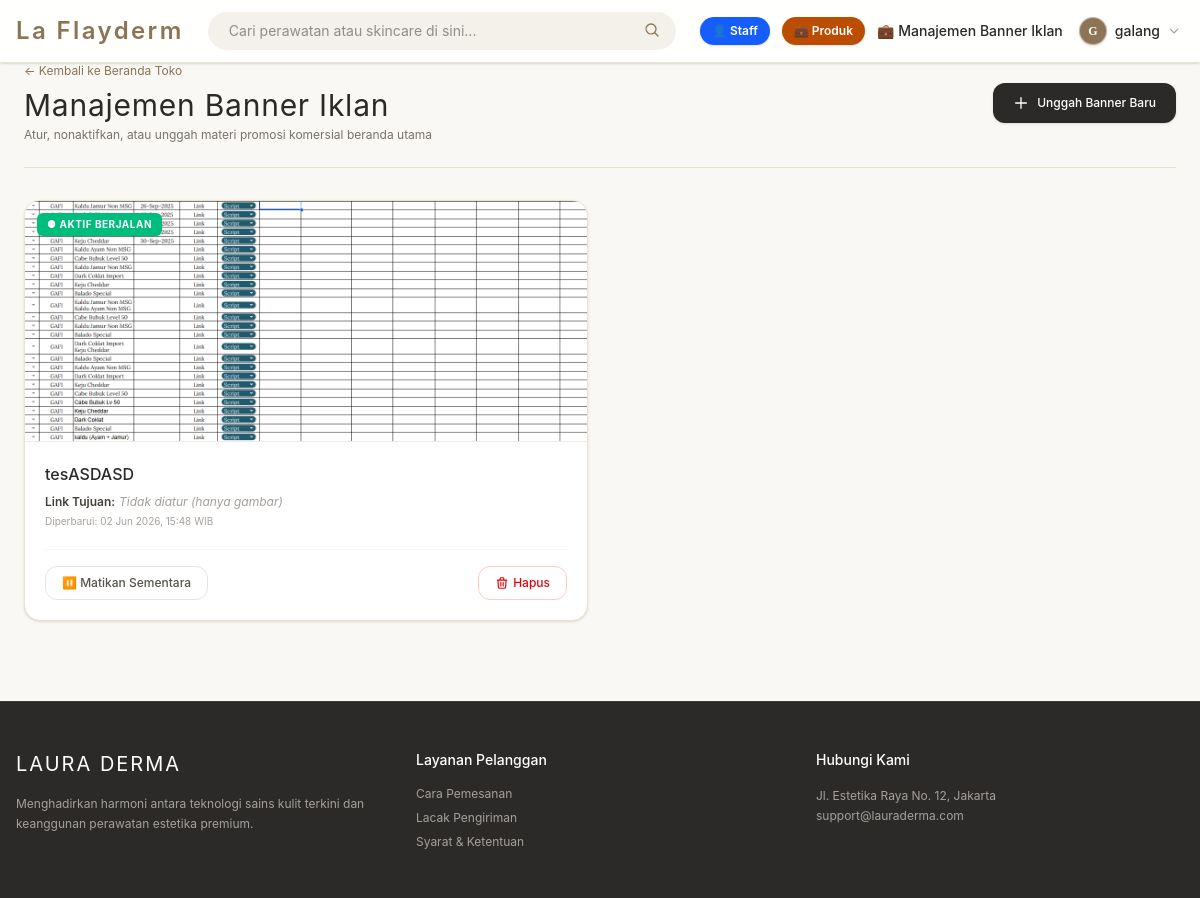
The app's page /dashboard/banner/ (signed in) with its own data.
### toko/models.py (models this page shows, shortened)
class BannerPromo(models.Model):
    judul = models.CharField(max_length=150, help_text="Nama promo (contoh: Concert Season Deal)")
    gambar = models.ImageField(upload_to='banners/', help_text="Rekomendasi ukuran banner e-commerce: 1200x450 piksel")
    url_tujuan = models.CharField(max_length=255, blank=True, null=True, help_text="Link tujuan saat diklik (contoh: /kategori/serum/ atau link eksternal)")
    is_aktif = models.BooleanField(default=True, help_text="Centang untuk menampilkan di halaman utama")
    diperbarui_pada = models.DateTimeField(auto_now=True)
    class Meta:
        verbose_name_plural = "Banner Promo Beranda"

### toko/views.py (the view)
# urls.py: path('dashboard/banner/', kelola_banner, name='kelola_banner'),
@login_required
def kelola_banner(request):
    if not request.user.is_staff:
        raise PermissionDenied
    if request.method == 'POST':
        form = BannerPromoForm(request.POST, request.FILES)
        if form.is_valid():
            form.save()
            return redirect('kelola_banner') # Refresh halaman agar banner baru langsung muncul
    else:
        form = BannerPromoForm()
    semua_banner = BannerPromo.objects.all().order_by('-diperbarui_pada')
    context = {
        'semua_banner': semua_banner,
        'form': form # Form dikirim ke template untuk dirender di dalam modal
    }
    return render(request, 'kelola_banner.html', context)

### toko/forms.py
class BannerPromoForm(forms.ModelForm):
    class Meta:
        model = BannerPromo
        fields = ['judul', 'gambar', 'url_tujuan', 'is_aktif']
        widgets = {
            'judul': forms.TextInput(attrs={
                'class': 'w-full px-4 py-2.5 rounded-xl border border-[#EAE3D2] focus:outline-none focus:border-[#8C7454] text-sm',
                'placeholder': 'Contoh: Concert Season Deal'
            }),
            'gambar': forms.FileInput(attrs={
                'class': 'w-full text-sm text-stone-500 file:mr-4 file:py-2 file:px-4 file:rounded-xl file:border-0 file:text-xs file:font-semibold file:bg-[#F4F1EA] file:text-[#2C2A29] hover:file:bg-[#EAE3D2] file:cursor-pointer'
            }),
            'url_tujuan': forms.TextInput(attrs={
                'class': 'w-full px-4 py-2.5 rounded-xl border border-[#EAE3D2] focus:outline-none focus:border-[#8C7454] text-sm',
                'placeholder': 'Contoh: /kategori/serum/ (Bisa dikosongkan)'
            }),
            'is_aktif': forms.CheckboxInput(attrs={
                'class': 'w-4 h-4 text-[#8C7454] border-[#EAE3D2] rounded focus:ring-[#8C7454]'
            }),
        }

### toko/context_processors.py (called while the page is built)
def wishlist_count(request):
    if request.user.is_authenticated:
        count = Wishlist.objects.filter(user=request.user).count()
    else:
        count = 0
    return {'wish_count': count}

### templates/kelola_banner.html (shortened to what this page needs)
{% extends 'base.html' %}
{% block content %}
    <div class="max-w-6xl mx-auto relative">
            <div class="flex items-center justify-between border-b border-[#EAE3D2] pb-6 mb-8 gap-4 flex-wrap">
                <div>
                    <a href="{% url 'home' %}" class="text-xs text-[#8C7454] hover:underline flex items-center gap-1 mb-2">
                        ← Kembali ke Beranda Toko
                    </a>
                    <h1 class="text-3xl font-normal serif-font tracking-wide">Manajemen Banner Iklan</h1>
                    <p class="text-xs text-stone-500 mt-1">Atur, nonaktifkan, atau unggah materi promosi komersial beranda utama</p>
                </div>
                <button type="button" onclick="openBannerModal()" class="bg-[#2C2A29] hover:bg-[#8C7454] text-white text-xs font-medium px-5 py-3 rounded-xl transition-colors shadow-sm flex items-center gap-2 cursor-pointer">
                    <svg xmlns="http://www.w3.org/2000/svg" class="h-4 w-4" fill="none" viewBox="0 0 24 24" stroke="currentColor">
                        <path stroke-linecap="round" stroke-linejoin="round" stroke-width="2" d="M12 4v16m8-8H4" />
                    </svg>
                    Unggah Banner Baru
                </button>
            </div>
            <div class="grid grid-cols-1 md:grid-cols-2 gap-6">
                {% for banner in semua_banner %}
                <div class="bg-white rounded-2xl border border-[#EAE3D2] overflow-hidden shadow-sm flex flex-col justify-between group">
                    <div class="aspect-[21/9] bg-stone-100 relative overflow-hidden border-b border-[#EAE3D2]/50">
                        <img src="{{ banner.gambar.url }}" alt="{{ banner.judul }}" class="w-full h-full object-cover">
                        <span class="absolute top-3 left-3 px-2.5 py-1 text-[10px] font-bold uppercase tracking-wider rounded-md shadow-sm z-10 {% if banner.is_aktif %} bg-emerald-500 text-white {% else %} bg-stone-400 text-white {% endif %}">
                            {% if banner.is_aktif %} ● Aktif Berjalan {% else %} ○ Nonaktif {% endif %}
                        </span>
                    </div>
                    <div class="p-5 flex-1 flex flex-col justify-between">
                        <div>
                            <h3 class="font-medium text-base text-[#2C2A29] line-clamp-1" title="{{ banner.judul }}">{{ banner.judul }}</h3>
                            <div class="mt-2 space-y-1">
                                <p class="text-xs text-stone-500 truncate flex items-center gap-1">
                                    <span class="font-semibold text-stone-700">Link Tujuan:</span>
                                    {% if banner.url_tujuan %}{{ banner.url_tujuan }}{% else %}<span class="italic text-stone-400">Tidak diatur (hanya gambar)</span>{% endif %}
                                </p>
                                <p class="text-[10px] text-stone-400">
                                    Diperbarui: {{ banner.diperbarui_pada|date:"d M Y, H:i" }} WIB
                                </p>
                            </div>
                        </div>
                        <div class="flex items-center justify-between border-t border-stone-100 pt-4 mt-5 gap-3">
                            <a href="{% url 'toggle_status_banner' banner.id %}" class="text-xs font-medium px-4 py-2 rounded-xl border transition-all flex items-center gap-1.5 {% if banner.is_aktif %} border-stone-200 text-stone-600 hover:bg-stone-50 {% else %} border-emerald-200 text-emerald-700 bg-emerald-50 hover:bg-emerald-100 {% endif %}">
                                {% if banner.is_aktif %}
                                    ⏸️ Matikan Sementara
                                {% else %}
                                    ▶️ Hidupkan di Beranda
                                {% endif %}
                            </a>
                            <form action="{% url 'hapus_banner' banner.id %}" method="POST" onsubmit="return confirm('Apakah Anda yakin ingin menghapus banner ini secara permanen dari server?');">
                                <button type="submit" class="text-xs font-medium text-red-600 hover:text-white border border-red-200 hover:bg-red-600 px-4 py-2 rounded-xl transition-all flex items-center gap-1 cursor-pointer">
                                    Hapus
                                </button>
                            </form>
                        </div>
                    </div>
                </div>
                {% endfor %}
            </div>
    </div>
{% endblock %}

### templates/partials/navbar.html (shortened to what this page needs)
<nav class="sticky top-0 z-50 bg-white/90 backdrop-blur-md border-b border-[#EAE3D2] shadow-sm">
    <div class="max-w-7xl mx-auto px-4 py-3 flex items-center justify-between gap-6">
        <a href="{% url 'home' %}" class="text-2xl font-semibold tracking-widest serif-font text-[#8C7454] block">
            La Flayderm
        </a>
        <div class="flex-1 max-w-2xl relative" id="search-container">
            <input type="text" id="search-input" autocomplete="off" placeholder="Cari perawatan atau skincare di sini..." class="w-full bg-[#F4F1EA] border border-transparent focus:border-[#8C7454] focus:bg-white rounded-full py-2 px-5 text-sm outline-none transition-all">
            <button class="absolute right-4 top-2.5 text-[#8C7454]">
                <svg xmlns="http://www.w3.org/2000/svg" fill="none" viewBox="0 0 24 24" stroke-width="2" stroke="currentColor" class="w-4 h-4"><path stroke-linecap="round" stroke-linejoin="round" d="m21 21-5.197-5.197m0 0A7.5 7.5 0 1 0 5.196 5.196a7.5 7.5 0 0 0 10.603 10.603Z" /></svg>
            </button>
        </div>
        <div class="flex items-center gap-6 text-[#2C2A29]">
            {% if user.is_authenticated %}
                <div class="flex items-center gap-3 text-sm relative">
                    {% if user.is_superuser %}
                        <a href="{% url 'kelola_staff' %}" class="hidden sm:flex bg-blue-600 text-white px-3 py-1.5 rounded-full text-xs font-semibold hover:bg-blue-700 transition-colors items-center gap-1 shadow-sm">
                            👤 Staff
                        </a>
                        <a href="{% url 'kelola_produk' %}" class="hidden sm:flex bg-amber-700 text-white px-3 py-1.5 rounded-full text-xs font-semibold hover:bg-amber-800 transition-colors items-center gap-1 shadow-sm">
                            💼 Produk
                        </a>
                        <a href="{% url 'kelola_banner' %}" class="text-sm font-medium text-[#2C2A29] hover:text-[#8C7454]">
                            💼 Manajemen Banner Iklan
                        </a>
                    {% elif user.is_staff %}
                        <a href="{% url 'kelola_banner' %}" class="text-sm font-medium text-[#2C2A29] hover:text-[#8C7454]">
                            💼 Manajemen Banner Iklan
                        </a>
                    {% endif %}
                    <button id="userDropdownBtn" class="flex items-center gap-2 font-medium text-[#2C2A29] hover:text-[#8C7454] focus:outline-none cursor-pointer transition-colors p-1 rounded-xl">
                        <div class="w-7 h-7 rounded-full flex items-center justify-center overflow-hidden shadow-sm border border-stone-100/50 bg-[#8C7454] text-white text-xs font-bold font-serif flex-shrink-0">
                            {% if user.profile.foto %}
                                <img src="{{ user.profile.foto.url }}" alt="Foto Profil" class="w-full h-full object-cover">
                            {% else %}
                                {{ user.first_name|default:user.username|slice:":1"|upper }}
                            {% endif %}
                        </div>
                        <span class="max-w-[100px] truncate text-sm">
                            {{ user.first_name|default:user.username }}
                        </span>
                        <svg xmlns="http://www.w3.org/2000/svg" fill="none" viewBox="0 0 24 24" stroke-width="2.5" stroke="currentColor" class="w-3 h-3 text-stone-400 transition-transform duration-200" id="dropdownArrow">
                            <path stroke-linecap="round" stroke-linejoin="round" d="m19.5 8.25-7.5 7.5-7.5-7.5" />
                        </svg>
                    </button>
            {% endif %}
        </div>
    </div>
</nav>

### templates/base.html (style rules this page uses)
body, .serif-font { font-family: 'Inter', sans-serif; }

### records on screen
BannerPromo: gambar (picture), is_aktif "● AKTIF BERJALAN", judul "tesASDASD", shows "Tidak diatur (hanya gambar)", diperbarui_pada "02 Jun 2026, 15:48"

### other values on screen
{{ user.first_name|default:user.username|slice:":1"|upper }} "G"
{{ user.first_name|default:user.username }} "galang"
